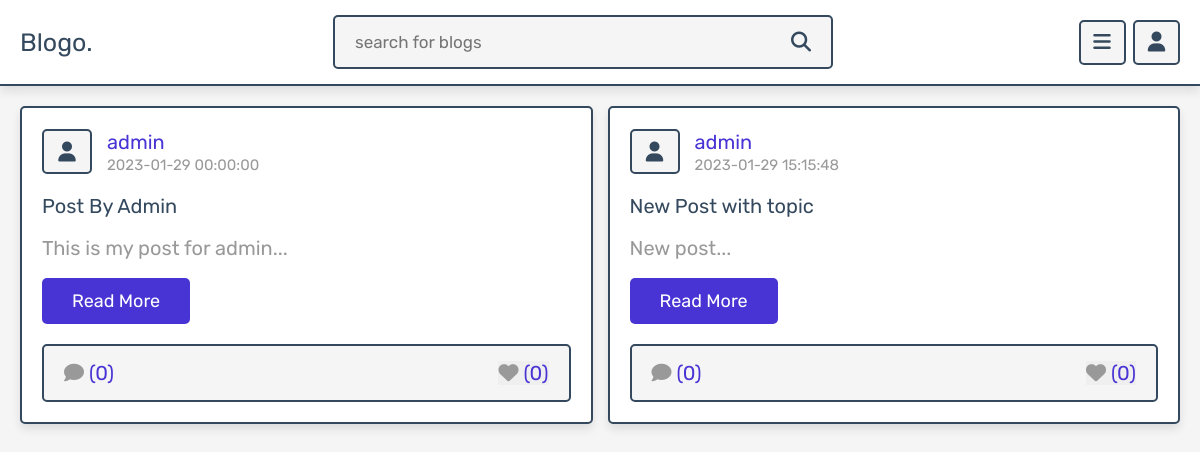
Screenshot of /author_posts.php?author=admin with the database file from the repository.
### tables this page shows
CREATE TABLE `posts` (
  `id` int(100) NOT NULL,
  `admin_id` int(100) NOT NULL,
  `name` varchar(100) NOT NULL,
  `title` varchar(100) NOT NULL,
  `content` varchar(10000) NOT NULL,
  `category` varchar(50) NOT NULL,
  `image` varchar(100) NOT NULL,
  `date` datetime NOT NULL DEFAULT current_timestamp(),
  `status` varchar(10) NOT NULL,
  `topic_id` int(12) NOT NULL
);

### author_posts.php (the view, shortened to what this page needs)
<?php
include 'components/connect.php';
if(isset($_SESSION['user_id'])){
   $user_id = $_SESSION['user_id'];
}else{
   $user_id = '';
};
if(isset($_GET['author'])){
   $author = $_GET['author'];
}else{
   $author = '';
}
?>
<!DOCTYPE html>
<html lang="en">
<head>
   <link rel="stylesheet" href="https://cdnjs.cloudflare.com/ajax/libs/font-awesome/6.1.1/css/all.min.css">
   <link rel="stylesheet" href="css/style.css">
</head>
<body>
<?php include 'components/user_header.php'; ?>
<section class="posts-container">
   <div class="box-container">
      <?php
         $select_posts = $conn->prepare("SELECT * FROM `posts` WHERE name = ? and status = ?");
         $select_posts->execute([$author, 'active']);
         if($select_posts->rowCount() > 0){
            while($fetch_posts = $select_posts->fetch(PDO::FETCH_ASSOC)){
            $post_id = $fetch_posts['id'];
            $count_post_comments = $conn->prepare("SELECT * FROM `comments` WHERE post_id = ?");
            $count_post_comments->execute([$post_id]);
            $total_post_comments = $count_post_comments->rowCount();
            $count_post_likes = $conn->prepare("SELECT * FROM `likes` WHERE post_id = ?");
            $count_post_likes->execute([$post_id]);
            $total_post_likes = $count_post_likes->rowCount();
            $confirm_likes = $conn->prepare("SELECT * FROM `likes` WHERE user_id = ? AND post_id = ?");
            $confirm_likes->execute([$user_id, $post_id]);
      ?>
      <form class="box" method="post">
         <div class="post-admin">
            <i class="fas fa-user"></i>
            <div>
               <a href="author_posts.php?author=<?= $fetch_posts['name']; ?>"><?= $fetch_posts['name']; ?></a>
               <div><?= $fetch_posts['date']; ?></div>
            </div>
         </div>
         <div class="post-title"><?= $fetch_posts['title']; ?></div>
         <div class="post-content content-150"><?= $fetch_posts['content']; ?></div>
         <a href="view_post.php?post_id=<?= $post_id; ?>" class="inline-btn">read more</a>
         <div class="icons">
            <a href="view_post.php?post_id=<?= $post_id; ?>"><i class="fas fa-comment"></i><span>(<?= $total_post_comments; ?>)</span></a>
            <button type="submit" name="like_post"><i class="fas fa-heart" style="<?php if($confirm_likes->rowCount() > 0){ echo 'color:var(--red);'; } ?>  "></i><span>(<?= $total_post_likes; ?>)</span></button>
         </div>
      </form>
      <?php
         }
      }else{
         echo '<p class="empty">no posts found for this author!</p>';
      }
      ?>
   </div>
</section>
</body>
</html>

### css/style.css (style rules this page uses)
:root { --main-color:#4834d4; --red:#e74c3c; --orange:#f39c12; --black:#34495e; --white:#fff; --light-bg:#f5f5f5; --light-color:#999; --border:.2rem solid var(--black); --box-shadow:0 .5rem 1rem rgba(0,0,0,.1); }
* { font-family: 'Rubik', sans-serif; margin:0; padding:0; box-sizing: border-box; outline: none; border:none; text-decoration: none; }
html { font-size: 62.5%; overflow-x: hidden; scroll-behavior: smooth; scroll-padding-top: 7rem; }
body { background-color: var(--light-bg); padding-bottom: 7rem; }
section { padding:2rem; margin: 0 auto; max-width: 1200px; }
.btn, .delete-btn, .option-btn, .inline-btn, .inline-option-btn, .inline-delete-btn { margin-top: 1rem; border-radius: .5rem; cursor: pointer; font-size: 1.8rem; color:var(--white); padding:1.2rem 3rem; text-transform: capitalize; text-align: center; }
.inline-btn, .inline-option-btn, .inline-delete-btn { display: inline-block; margin-right: 1rem; }
.inline-btn, .btn { background-color: var(--main-color); }
.posts-container .box-container { display: grid; grid-template-columns: repeat(auto-fit, minmax(33rem, 1fr)); gap:1.5rem; align-items: flex-start; justify-content: center; }
.posts-container .box-container .box { border:var(--border); box-shadow: var(--box-shadow); border-radius: .5rem; background-color: var(--white); padding:2rem; overflow: hidden; }
.posts-container .box-container .box .post-admin { display: flex; align-items: center; gap:1.5rem; margin-bottom: 2rem; }
.posts-container .box-container .box .post-admin i { text-align: center; height: 4.5rem; width: 5rem; line-height: 4.2rem; font-size: 2rem; border:var(--border); border-radius: .5rem; background-color: var(--light-bg); color:var(--black); }
.posts-container .box-container .box .post-admin a { font-size: 2rem; color:var(--main-color); }
.posts-container .box-container .box .post-admin div { font-size: 1.5rem; margin-top: .2rem; color:var(--light-color); }
.posts-container .box-container .box .post-title { font-size: 2rem; color:var(--black); overflow: hidden; text-overflow: ellipsis; white-space: nowrap; margin-bottom: 1rem; }
.posts-container .box-container .box .post-content { font-size: 2rem; line-height: 1.5; padding:.5rem 0; color:var(--light-color); white-space: pre-line; }
.posts-container .box-container .box .post-content::after { content: '...'; }
.posts-container .box-container .box .icons { display: flex; align-items: center; justify-content: space-between; gap:1rem; background-color: var(--light-bg); border-radius: .5rem; padding:1.5rem 2rem; border:var(--border); margin-top: 2rem; }
.posts-container .box-container .box .icons button { cursor: pointer; }
.posts-container .box-container .box .icons i { margin-right:.5rem; font-size:2rem; color:var(--light-color); }
.posts-container .box-container .box .icons span { font-size: 2rem; color:var(--main-color); }

### rows the page displays
posts: name "admin", date "2023-01-29 00:00:00", title "Post By Admin", content "This is my post for admin", total_post_comments "0", total_post_likes "0"
posts: name "admin", date "2023-01-29 15:15:48", title "New Post with topic", content "New post", total_post_comments "0", total_post_likes "0"
